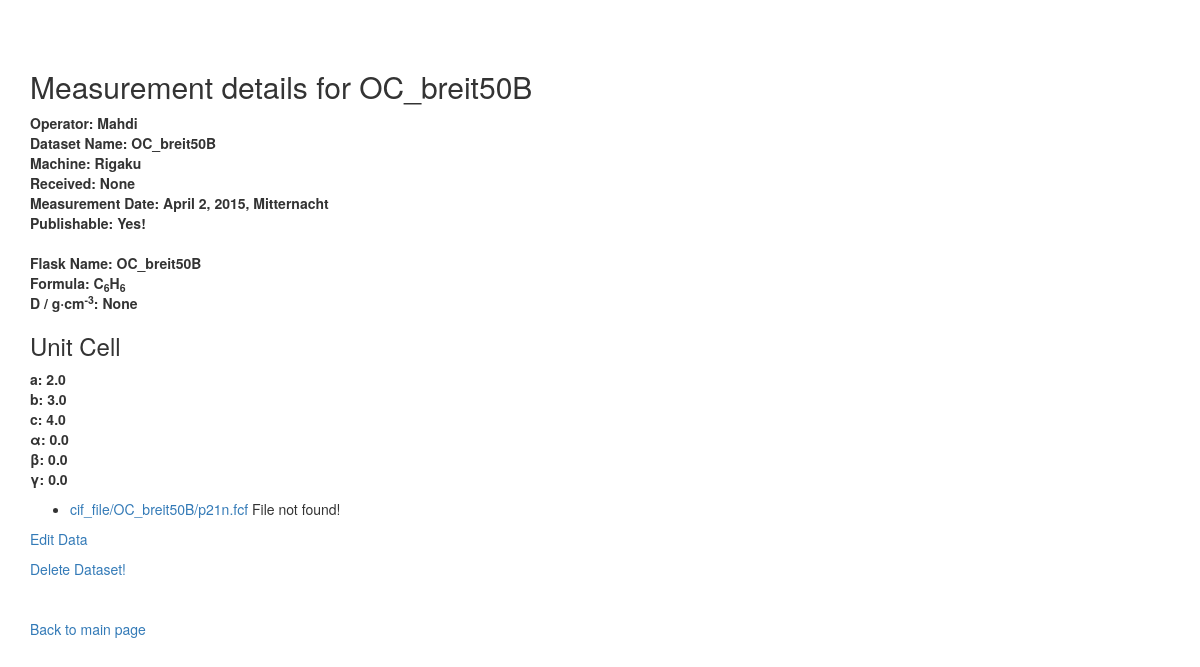
/stdb/13/, run on an earlier commit of the app's database.
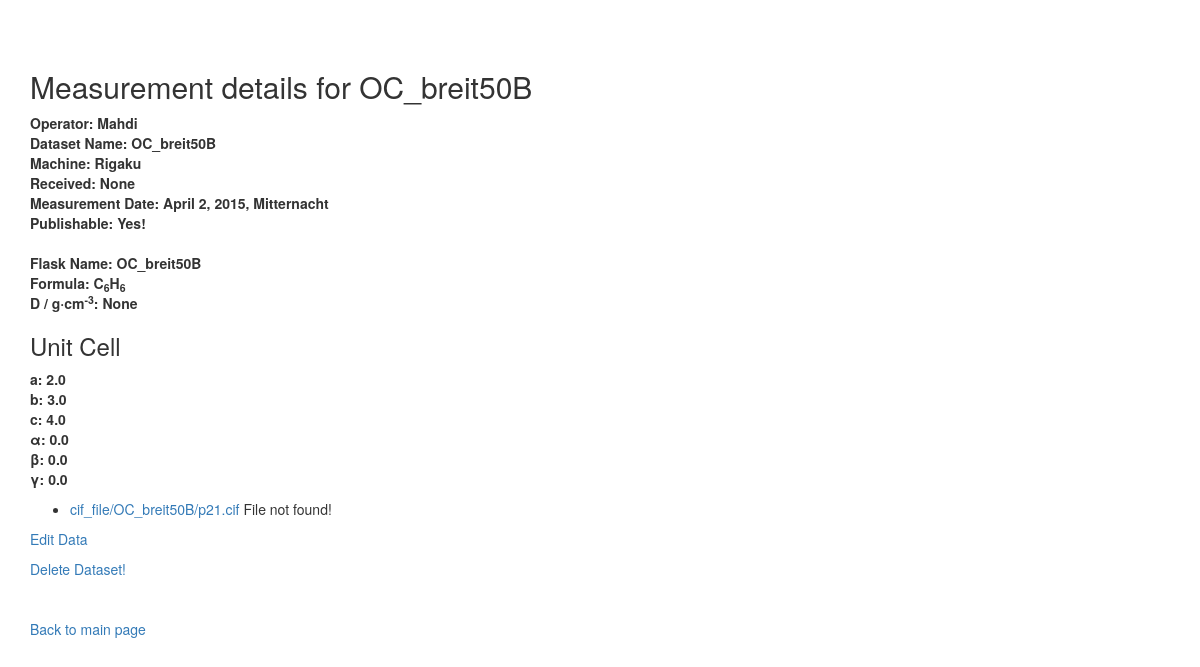
And on a later commit of the database.
### stdb/models.py (models this page shows, shortened)
class Dataset(models.Model):
    name = models.CharField(max_length=200, unique=True)
    flask_name = models.CharField(max_length=200)
    formula = models.CharField(max_length=200)
    machine = models.CharField(max_length=200)
    operator = models.CharField(max_length=200, verbose_name='Who measured the structure?')
    measure_date = models.DateTimeField(verbose_name='date measured')
    received = models.DateField(verbose_name='date received', blank=True, null=True)
    output = models.DateField(verbose_name='date outgoing', blank=True, null=True)
    crystal_size_x = models.FloatField(max_length=4, default=0, blank=True,
                                       validators = [MinValueValidator(0), MaxValueValidator(500)])
    crystal_size_y = models.FloatField(max_length=4, default=0, blank=True,
                                       validators=[MinValueValidator(0), MaxValueValidator(500)])
    crystal_size_z = models.FloatField(max_length=4, default=0, blank=True,
                                       validators=[MinValueValidator(0), MaxValueValidator(500)])
    customer = models.CharField(max_length=100, blank=True)
    is_publishable = models.BooleanField(default=False)
    comment = models.TextField(max_length=2000, blank=True)
    cell_a = models.FloatField(max_length=8, default=0, verbose_name='a', validators = [MinValueValidator(0), MaxValueValidator(500)])
    cell_b = models.FloatField(max_length=8, default=0, verbose_name='b', validators=[MinValueValidator(0), MaxValueValidator(500)])
    cell_c = models.FloatField(max_length=8, default=0, verbose_name='c', validators=[MinValueValidator(0), MaxValueValidator(500)])
    alpha = models.FloatField(max_length=8, default=0, validators = [MinValueValidator(0), MaxValueValidator(180)])
    beta = models.FloatField(max_length=8, default=0, validators = [MinValueValidator(0), MaxValueValidator(180)])
    gamma = models.FloatField(max_length=8, default=0, validators = [MinValueValidator(0), MaxValueValidator(180)])
    R1_all = models.FloatField(max_length=5, default=0,
                               validators = [MinValueValidator(0), MaxValueValidator(1)], blank=True)
    wR2_all = models.FloatField(max_length=5, default=0,
                                validators = [MinValueValidator(0), MaxValueValidator(1)], blank=True)
    R1_2s = models.FloatField(max_length=5, default=0,
                              validators = [MinValueValidator(0), MaxValueValidator(1)], blank=True)
    wR2_2s = models.FloatField(max_length=5, default=0,
                               validators = [MinValueValidator(0), MaxValueValidator(1)], blank=True)
    density = models.FloatField(max_length=5, verbose_name='density (calc)', blank=True, null=True)
    mu = models.FloatField(max_length=5, verbose_name='absorption [mm-1]', blank=True, null=True)
    formular_weight = models.FloatField(max_length=8, verbose_name='Formular weight', blank=True, null=True)
    colour = models.CharField(max_length=20, blank=True)
    shape = models.CharField(max_length=20, blank=True)
    temperature = models.FloatField(max_length=5, verbose_name='Temperature [K]', blank=True, default=0, null=True)
    crystal_system = models.CharField(max_length=15, blank=True)
    space_group = models.CharField(max_length=15, blank=True)
    volume = models.FloatField(max_length=5, blank=True, null=True)
    z = models.IntegerField(blank=True, null=True)
    wavelength = models.FloatField(max_length=10, blank=True, null=True)
    radiation_type = models.CharField(max_length=18, blank=True)
    theta_min = models.FloatField(max_length=10, blank=True, null=True)
    theta_max = models.FloatField(max_length=10, blank=True, null=True)
    measured_refl = models.FloatField(max_length=10, blank=True, null=True)
    indep_refl = models.FloatField(max_length=20, blank=True, null=True)
    refl_used = models.FloatField(max_length=15, blank=True, null=True)
    r_int = models.FloatField(max_length=10, blank=True, null=True)
    parameters = models.FloatField(max_length=10, blank=True, null=True)
    restraints = models.FloatField(max_length=10, blank=True, null=True)
    peak = models.FloatField(max_length=10, blank=True, null=True)
    hole = models.FloatField(max_length=10, blank=True, null=True)
    goof = models.FloatField(max_length=10, blank=True, null=True)
    cif_file = models.FileField(upload_to=get_filename, verbose_name='CIF File', null=True, blank=True)
    res_file = models.FileField(upload_to=get_filename, verbose_name='RES File', null=True, blank=True)
    cell_a.short_description = 'Unit Cell Parameter a'
    cell_b.short_description = 'Unit Cell Parameter b'
    cell_c.short_description = 'Unit Cell Parameter c'
    alpha.short_description = 'Unit Cell Parameter alpha'
    beta.short_description = 'Unit Cell Parameter beta'
    gamma.short_description = 'Unit Cell Parameter gamma'
    z.empty_value_display = '?'
    class Meta:
        ordering = ['-measure_date', '-name']
    def was_measured_recently(self):
        now = timezone.now()
        return now - datetime.timedelta(days=7) <= self.measure_date <= now
    is_publishable.short_description = 'publishable?'
    is_publishable.boolean = True
    was_measured_recently.admin_order_field = 'measure_date'
    was_measured_recently.boolean = True
    was_measured_recently.short_description = 'Measured recently?'
    def getsize(self):
        try:
            self.cif_file.size
        except:
            return 'File not found!'
        if 1000 <= self.cif_file.size < 1000000:
              return '{:.2f} {}'.format(self.cif_file.size / 1000, 'kB')
        else:
           return '{:.2f} {}'.format(self.cif_file.size / 1000000, 'MB')
    def publishable(self):
        if self.is_publishable:
            return True
        else:
            return False
    def format_formula(self):
        new_string = ''
        for n, item in enumerate(self.formula):
            try:
                before = '.,-'.find(self.formula[n + 1])
            except(IndexError):
                before = False
            try:
                after = '.,-'.find(self.formula[n - 1])
            except(IndexError):
                after = False
            if item.isdigit() and not (before > 0 or after > 0):
                new_string += '<sub>'+ item +'</sub>'
            else:
                new_string += escape(item)
        return mark_safe(new_string.replace(' ', ''))

### stdb/views.py (the view)
# urls.py: url(r'^(?P<pk>\d+)/$', detail_view, name='detail'),
def detail_view(request, pk=None):
    instance = get_object_or_404(Dataset, pk=pk)
    context = {
        'dataset': instance,
    }
    return render(request, 'detail.html', context)

### stdb/templates/detail.html (shortened to what this page needs)
{% extends "base.html" %}
{% block content %}
{% block title %}<h2>Measurement details for {{ dataset.name }}</h2>{% endblock %}
    <p>
    <dl>
    <dt>Operator: {{ dataset.operator }} </dt>
    <dt>Dataset Name: {{ dataset.name }} </dt>
    <dt>Machine: {{ dataset.machine }} </dt>
    <dt>Received: {{ dataset.received }} </dt>
    <dt>Measurement Date: {{ dataset.measure_date }} </dt>
    <dt>Publishable: {% if dataset.is_publishable %} Yes! {% else %} No! {% endif %}</dt>
    </dl>
    </p>
    <dl>
    <dt>Flask Name: {{ dataset.name }} </dt>
    <dt>Formula: {{ dataset.format_formula }} </dt>
    <dt>D / g&CenterDot;cm<sup>-3</sup>: {{ dataset.density }} </dt>
    <p>
        <h3>Unit Cell</h3>
        <dt><it>a</it>: {{ dataset.cell_a }} </dt>
        <dt><it>b</it>: {{ dataset.cell_b }} </dt>
        <dt><it>c</it>: {{ dataset.cell_c }} </dt>
        <dt><it>&alpha;</it>: {{ dataset.alpha }} </dt>
        <dt><it>&beta;</it>: {{ dataset.beta }} </dt>
        <dt><it>&gamma;</it>: {{ dataset.gamma }} </dt>
    </p>
    <p>
        {% if dataset.cif_file %}
            <ul>
            <li><a href="{{ dataset.cif_file.url }}">{{ dataset.cif_file.name }}</a> {{ dataset.getsize }}</li>
            </ul>
        {% else %}
            <p>No documents.</p>
        {% endif %}
    </p>
    <p>
        <a href="{% url 'stdb:update' pk=dataset.id %}">Edit Data</a>
    </p>
    <p>
        <a href="{% url 'stdb:delete' pk=dataset.id %}">Delete Dataset!</a>
    </p>
    </dl>
<br>
<a href="{% url 'stdb:index' %}">Back to main page</a>
{% endblock content %}

### stdb/templates/base.html (shortened to what this page needs)
{% load staticfiles %}
<!DOCTYPE html>
<html lang="en">
<head>
    <link rel="stylesheet" href="{% static "css/bootstrap.min.css" %}">
    <link rel="stylesheet" href="{% static "css/bootstrap-theme.min.css" %}">
    <link rel="stylesheet" href="{% static "css/main.css" %}">
</head>
<body>
<div class="container">
{% block content %}
{% endblock content %}
</div>
</body>
</html>

What changed in the data, as far as the page shows it:
changed Dataset "OC_breit50B": cif_file.name "cif_file/OC_breit50B/p21n.fcf" → "cif_file/OC_breit50B/p21.cif"
